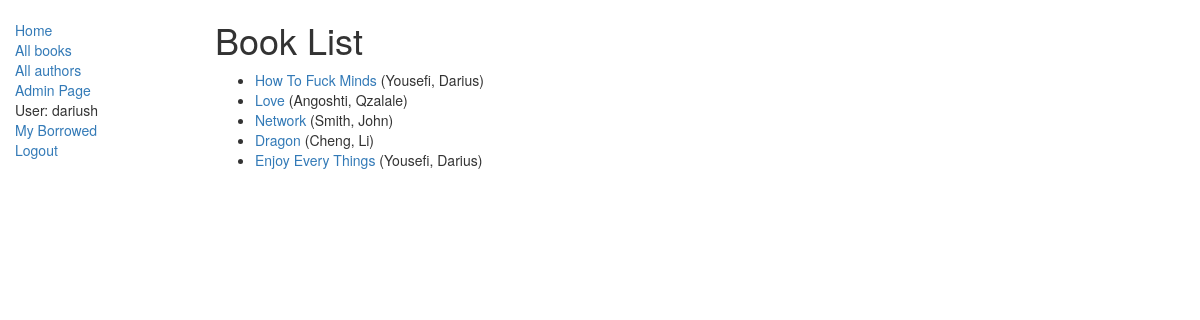
Page /catalog/books/ (signed in) on the committed database.
### catalog/models.py (models this page shows, shortened)
class Book(models.Model):
    title = models.CharField(max_length=200)
    author = models.ForeignKey('Author', on_delete=models.SET_NULL, null=True)
    summary = models.TextField(max_length=1000, help_text="Enter a brief description of the book")
    isbn = models.CharField('ISBN',max_length=13, help_text='13 Character <a href="https://www.isbn-international.org/content/what-isbn">ISBN number</a>')
    genre = models.ManyToManyField('Genre', help_text="Select a genre for this book")
    def get_absolute_url(self):
        return reverse('catalog:book-detail', args=[str(self.id)])
    def display_genre(self):
        """
        Creates a string for the Genre. This is required to display genre in Admin.
        """
        return ', '.join([ genre.name for genre in self.genre.all()])
    display_genre.short_description = 'Genre'

class Author(models.Model):
    first_name = models.CharField(max_length=100)
    last_name = models.CharField(max_length=100)
    date_of_birth = models.DateField(null=True, blank=True)
    date_of_death = models.DateField('Died', null=True, blank=True)
    def __str__(self):
        return '%s, %s' % (self.last_name, self.first_name)

### catalog/views.py (the view)
class BookListView(generic.ListView):
    model= models.Book
    template_name= "catalog/book_list.html"

### catalog/templates/catalog/book_list.html
{% extends "catalog/base_generic.html" %}
{% block content %}
    <h1>Book List</h1>
    {% if book_list %}
    <ul>
      {% for book in book_list %}
      <li>
        <a href="{{ book.get_absolute_url }}">{{ book.title }}</a> ({{book.author}})
      </li>
      {% endfor %}
    </ul>
    {% else %}
      <p>There are no books in the library.</p>
    {% endif %}
{% endblock %}

### catalog/templates/catalog/base_generic.html (shortened to what this page needs)
<!DOCTYPE html>
<html lang="en">
<head>
  <link rel="stylesheet" href="https://maxcdn.bootstrapcdn.com/bootstrap/3.3.7/css/bootstrap.min.css">
  {% load static %}
  <link rel="stylesheet" href="{% static 'catalog/styles.css' %}">
</head>
<body>
  <div class="container-fluid">
    <div class="row">
      <div class="col-sm-2">
      {% block sidebar %}
      <ul class="sidebar-nav">
          <li><a href="{% url 'catalog:index' %}">Home</a></li>
          <li><a href="{% url 'catalog:books'%}">All books</a></li>
          <li><a href="{% url 'catalog:authors'%}">All authors</a></li>
          <li><a href="/admin/">Admin Page</a></li>
          {% if user.is_authenticated %}
              <li>User: {{ user.get_username }}</li>
              <li><a href="{% url 'catalog:my-borrowed' %}">My Borrowed</a></li>
              <li><a href="{% url 'logout'%}?next={{request.path}}">Logout</a></li>
          {% else %}
              <li><a href="{% url 'login'%}?next={{request.path}}">Login</a></li>
          {% endif %}
      </ul>
     {% endblock %}
      </div>
      <div class="col-sm-10 ">
      {% block content %}{% endblock %}
      </div>
    </div>
  </div>
</body>
</html>

### catalog/static/catalog/styles.css (style rules this page uses)
.sidebar-nav { margin-top: 20px; padding: 0; list-style: none; }

### rows in the picture
Book: title "How To Fuck Minds", author "Yousefi, Darius"
Book: title "Love", author "Angoshti, Qzalale"
Book: title "Network", author "Smith, John"
Book: title "Dragon", author "Cheng, Li"
Book: title "Enjoy Every Things", author "Yousefi, Darius"

### other values in the picture
{{ user.get_username }} "dariush"
